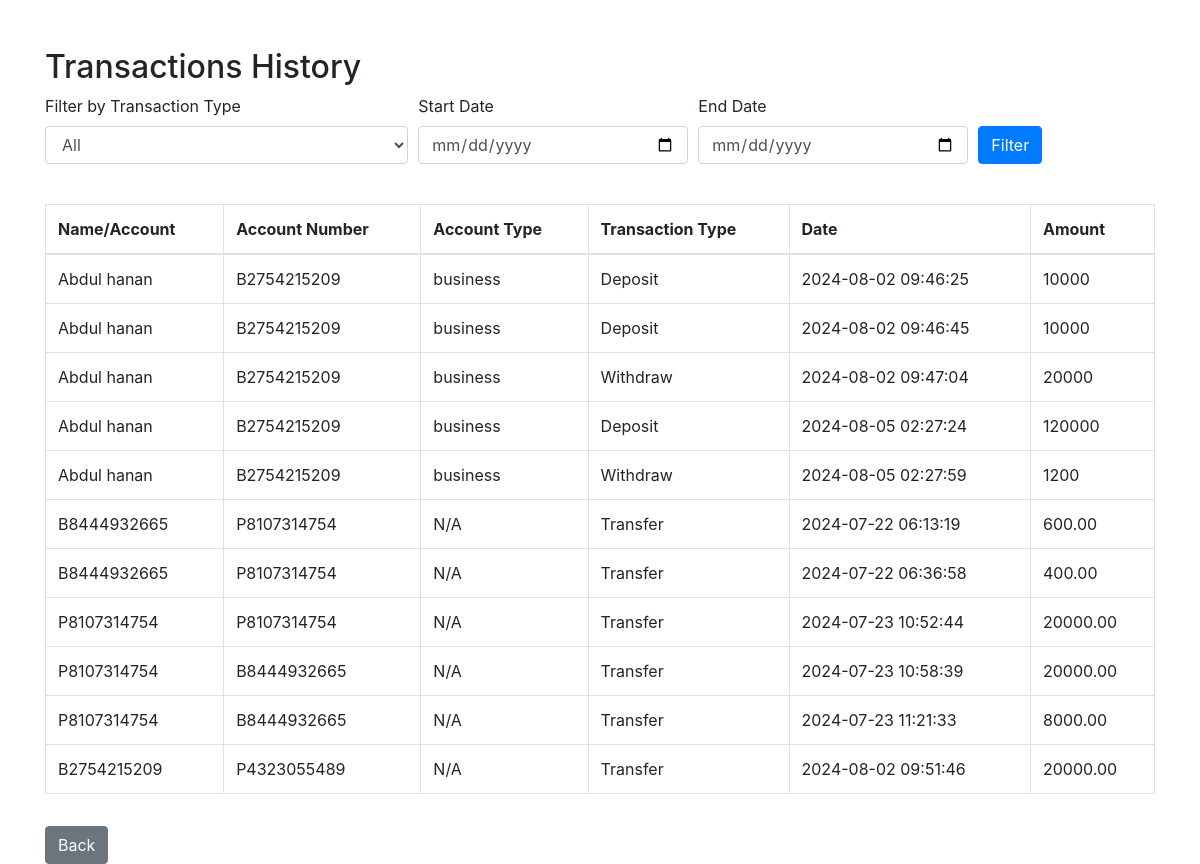
/transaction_history.php (signed in), run on the app's committed database.
### tables this page shows
CREATE TABLE `deposit` (
  `id` int(11) NOT NULL,
  `name` varchar(255) NOT NULL,
  `account_number` varchar(50) NOT NULL,
  `account_type` varchar(50) NOT NULL,
  `transaction_type` varchar(20) NOT NULL,
  `created_at` timestamp NOT NULL DEFAULT current_timestamp(),
  `deposited_amount` double DEFAULT NULL
);

CREATE TABLE `transactions` (
  `id` int(11) NOT NULL,
  `sender_account` varchar(20) NOT NULL,
  `recipient_account` varchar(20) NOT NULL,
  `amount` decimal(10,2) NOT NULL,
  `transaction_type` enum('Deposit','Withdraw','Transfer') NOT NULL,
  `created_at` timestamp NOT NULL DEFAULT current_timestamp()
);

### transaction_history.php (the view, shortened to what this page needs)
<?php
include "db_connection.php";
$startDateFilter = isset($_GET['start_date']) ? $_GET['start_date'] : '';
$endDateFilter = isset($_GET['end_date']) ? $_GET['end_date'] : '';
$queryDeposits = "SELECT name, account_number, account_type, transaction_type, created_at, deposited_amount FROM deposit WHERE 1=1";
$resultDeposits = $conn->query($queryDeposits);
$queryTransactions = "SELECT sender_account, recipient_account, amount, transaction_type, created_at FROM transactions WHERE 1=1";
$resultTransactions = $conn->query($queryTransactions);
?>
<!DOCTYPE html>
<html lang="en">
<head>
    <link href="https://stackpath.bootstrapcdn.com/bootstrap/4.5.2/css/bootstrap.min.css" rel="stylesheet">
</head>
<body>
    <div class="container mt-5">
        <h2>Transactions History</h2>
        <form method="GET" action="">
            <div class="form-row">
                <div class="form-group col-md-4">
                    <label for="transaction_type">Filter by Transaction Type</label>
                    <select name="transaction_type" id="transaction_type" class="form-control">
                        <option value="">All</option>
                    </select>
                </div>
                <div class="form-group col-md-3">
                    <label for="start_date">Start Date</label>
                    <input type="date" name="start_date" id="start_date" class="form-control" value="<?php echo htmlspecialchars($startDateFilter); ?>">
                </div>
                <div class="form-group col-md-3">
                    <label for="end_date">End Date</label>
                    <input type="date" name="end_date" id="end_date" class="form-control" value="<?php echo htmlspecialchars($endDateFilter); ?>">
                </div>
                <div class="form-group col-md-2 align-self-end">
                    <button type="submit" class="btn btn-primary">Filter</button>
                </div>
            </div>
        </form>
        <table class="table table-bordered mt-4">
            <thead>
                <tr>
                    <th>Name/Account</th>
                    <th>Account Number</th>
                    <th>Account Type</th>
                    <th>Transaction Type</th>
                    <th>Date</th>
                    <th>Amount</th>
                </tr>
            </thead>
            <tbody>
                <?php while ($row = $resultDeposits->fetch_assoc()): ?>
                    <tr>
                        <td><?php echo htmlspecialchars($row['name']); ?></td>
                        <td><?php echo htmlspecialchars($row['account_number']); ?></td>
                        <td><?php echo htmlspecialchars($row['account_type']); ?></td>
                        <td><?php echo htmlspecialchars($row['transaction_type']); ?></td>
                        <td><?php echo htmlspecialchars($row['created_at']); ?></td>
                        <td><?php echo htmlspecialchars($row['deposited_amount']); ?></td>
                    </tr>
                <?php endwhile; ?>
                <?php while ($row = $resultTransactions->fetch_assoc()): ?>
                    <tr>
                        <td><?php echo htmlspecialchars($row['sender_account']); ?></td>
                        <td><?php echo htmlspecialchars($row['recipient_account']); ?></td>
                        <td><?php echo 'N/A'; ?></td>
                        <td><?php echo htmlspecialchars($row['transaction_type']); ?></td>
                        <td><?php echo htmlspecialchars($row['created_at']); ?></td>
                        <td><?php echo htmlspecialchars($row['amount']); ?></td>
                    </tr>
                <?php endwhile; ?>
            </tbody>
        </table>
        <a href="transactions.php" class="btn btn-secondary mt-3">Back</a>
    </div>
</body>
</html>

### data on the page
deposit: name "Abdul hanan", account_number "B2754215209", account_type "business", transaction_type "Deposit", created_at "2024-08-02 09:46:25", deposited_amount "10000"
deposit: name "Abdul hanan", account_number "B2754215209", account_type "business", transaction_type "Deposit", created_at "2024-08-02 09:46:45", deposited_amount "10000"
deposit: name "Abdul hanan", account_number "B2754215209", account_type "business", transaction_type "Withdraw", created_at "2024-08-02 09:47:04", deposited_amount "20000"
deposit: name "Abdul hanan", account_number "B2754215209", account_type "business", transaction_type "Deposit", created_at "2024-08-05 02:27:24", deposited_amount "120000"
deposit: name "Abdul hanan", account_number "B2754215209", account_type "business", transaction_type "Withdraw", created_at "2024-08-05 02:27:59", deposited_amount "1200"
transactions: sender_account "B8444932665", recipient_account "P8107314754", transaction_type "Transfer", created_at "2024-07-22 06:13:19", amount "600.00"
transactions: sender_account "B8444932665", recipient_account "P8107314754", transaction_type "Transfer", created_at "2024-07-22 06:36:58", amount "400.00"
transactions: sender_account "P8107314754", recipient_account "P8107314754", transaction_type "Transfer", created_at "2024-07-23 10:52:44", amount "20000.00"
transactions: sender_account "P8107314754", recipient_account "B8444932665", transaction_type "Transfer", created_at "2024-07-23 10:58:39", amount "20000.00"
transactions: sender_account "P8107314754", recipient_account "B8444932665", transaction_type "Transfer", created_at "2024-07-23 11:21:33", amount "8000.00"
transactions: sender_account "B2754215209", recipient_account "P4323055489", transaction_type "Transfer", created_at "2024-08-02 09:51:46", amount "20000.00"
